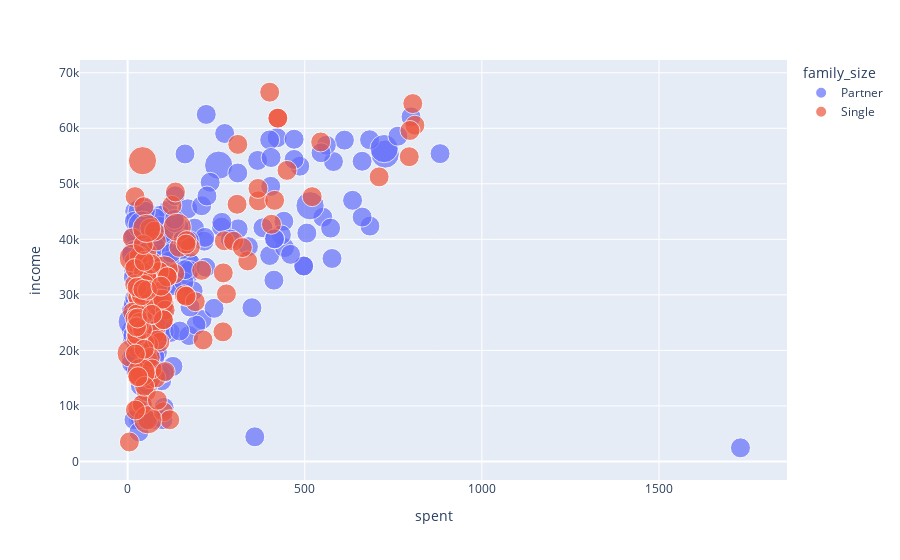

Notebook code for this chart:
### Code cell
fig = px.scatter(df, x='spent', y='income',size='children', color='family_size',
                 hover_name='income')

fig

### Figure 1 — Plotly figure (JSON) as saved in the notebook; plotly's stock layout.template omitted (floating-point values rounded to 4 significant figures; data arrays with more than 128 entries replaced by an {"elided": "..."} marker saying what was removed)
{"data": [{"hovertemplate": "<b>%{hovertext}</b><br><br>family_size=Partner<br>spent=%{x}<br>income=%{y}<br>children=%{marker.size}<extra></extra>", "hovertext": {"elided": "358 int values"}, "legendgroup": "Partner", "marker": {"color": "#636efa", "size": {"elided": "358 int values"}, "sizemode": "area", "sizeref": 0.005, "symbol": "circle"}, "mode": "markers", "name": "Partner", "orientation": "v", "showlegend": true, "type": "scatter", "x": {"elided": "358 int values"}, "xaxis": "x", "y": {"elided": "358 int values"}, "yaxis": "y"}, {"hovertemplate": "<b>%{hovertext}</b><br><br>family_size=Single<br>spent=%{x}<br>income=%{y}<br>children=%{marker.size}<extra></extra>", "hovertext": {"elided": "177 int values"}, "legendgroup": "Single", "marker": {"color": "#EF553B", "size": {"elided": "177 int values"}, "sizemode": "area", "sizeref": 0.005, "symbol": "circle"}, "mode": "markers", "name": "Single", "orientation": "v", "showlegend": true, "type": "scatter", "x": {"elided": "177 int values"}, "xaxis": "x", "y": {"elided": "177 int values"}, "yaxis": "y"}], "layout": {"legend": {"itemsizing": "constant", "title": {"text": "family_size"}, "tracegroupgap": 0}, "margin": {"t": 60}, "xaxis": {"anchor": "y", "domain": [0, 1], "title": {"text": "spent"}}, "yaxis": {"anchor": "x", "domain": [0, 1], "title": {"text": "income"}}}}
